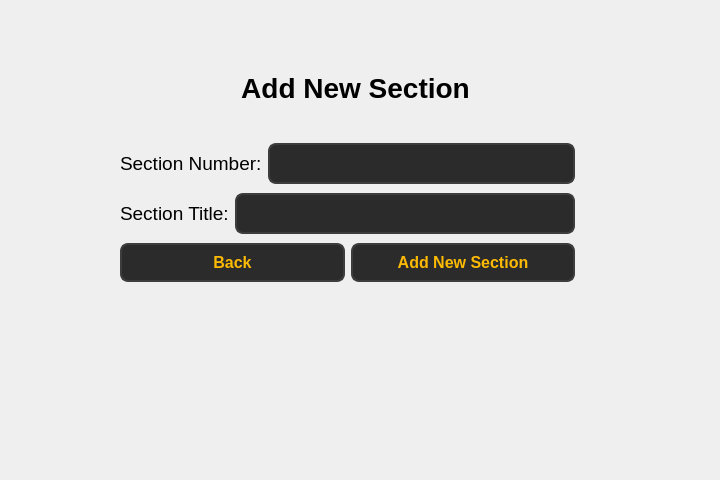
<?xml version="1.0" encoding="UTF-8"?>
<ui version="4.0">
 <class>Form</class>
 <widget class="QWidget" name="Form">
  <property name="geometry">
   <rect>
    <x>0</x>
    <y>0</y>
    <width>720</width>
    <height>480</height>
   </rect>
  </property>
  <property name="windowTitle">
   <string>Form</string>
  </property>
  <widget class="QLabel" name="label">
   <property name="geometry">
    <rect>
     <x>240</x>
     <y>67</y>
     <width>231</width>
     <height>41</height>
    </rect>
   </property>
   <property name="font">
    <font>
     <pointsize>21</pointsize>
     <bold>true</bold>
    </font>
   </property>
   <property name="text">
    <string>Add New Section</string>
   </property>
   <property name="alignment">
    <set>Qt::AlignmentFlag::AlignCenter</set>
   </property>
  </widget>
  <widget class="QWidget" name="layoutWidget">
   <property name="geometry">
    <rect>
     <x>120</x>
     <y>140</y>
     <width>455</width>
     <height>148</height>
    </rect>
   </property>
   <layout class="QVBoxLayout" name="verticalLayout">
    <item>
     <layout class="QHBoxLayout" name="horizontalLayout">
      <item>
       <widget class="QLabel" name="label_4">
        <property name="font">
         <font>
          <pointsize>14</pointsize>
         </font>
        </property>
        <property name="text">
         <string>Section Number:</string>
        </property>
       </widget>
      </item>
      <item>
       <widget class="QLineEdit" name="lineEdit_3">
        <property name="styleSheet">
         <string notr="true">QLineEdit {
        background-color: #2b2b2b;  /* Dark background */
        color: #fcba03;  /* Text color */
        border: 2px solid #3d3d3d;  /* Border color */
        border-radius: 8px;  /* Rounded corners */
        padding: 8px;  /* Padding inside the input field */
        font-size: 16px;  /* Font size */
        font-weight: bold;  /* Bold font */
    }

    QLineEdit:hover {
        background-color: #3d3d3d;  /* Background when hovered */
        border: 2px solid #fcba03;  /* Border color when hovered */
    }

    QLineEdit:focus {
        background-color: #1a1a1a;  /* Background when focused */
        border: 2px solid #fcba03;  /* Border color when focused */
        color: #ffffff;  /* Text color when focused */
    }</string>
        </property>
       </widget>
      </item>
     </layout>
    </item>
    <item>
     <layout class="QHBoxLayout" name="horizontalLayout_2">
      <item>
       <widget class="QLabel" name="label_5">
        <property name="font">
         <font>
          <pointsize>14</pointsize>
         </font>
        </property>
        <property name="text">
         <string>Section Title:</string>
        </property>
       </widget>
      </item>
      <item>
       <widget class="QLineEdit" name="lineEdit_4">
        <property name="styleSheet">
         <string notr="true">QLineEdit {
        background-color: #2b2b2b;  /* Dark background */
        color: #fcba03;  /* Text color */
        border: 2px solid #3d3d3d;  /* Border color */
        border-radius: 8px;  /* Rounded corners */
        padding: 8px;  /* Padding inside the input field */
        font-size: 16px;  /* Font size */
        font-weight: bold;  /* Bold font */
    }

    QLineEdit:hover {
        background-color: #3d3d3d;  /* Background when hovered */
        border: 2px solid #fcba03;  /* Border color when hovered */
    }

    QLineEdit:focus {
        background-color: #1a1a1a;  /* Background when focused */
        border: 2px solid #fcba03;  /* Border color when focused */
        color: #ffffff;  /* Text color when focused */
    }</string>
        </property>
       </widget>
      </item>
     </layout>
    </item>
    <item>
     <layout class="QHBoxLayout" name="horizontalLayout_3">
      <item>
       <widget class="QPushButton" name="pushButton_back">
        <property name="styleSheet">
         <string notr="true">QPushButton {
        background-color: #2b2b2b;  
        color: #fcba03;              
        border: 2px solid #3d3d3d;      
        border-radius: 8px;          
        padding: 8px 16px;            
        font-size: 16px;            
        font-weight: bold;
    
    }

    QPushButton:hover {
        background-color: #fcba03;
		 color: #000000;
        border: 2px solid #5a5a5a;    
    }

    QPushButton:pressed {
        background-color: #1a1a1a;      
        border: 2px solid #2b2b2b;      
    }</string>
        </property>
        <property name="text">
         <string>Back</string>
        </property>
       </widget>
      </item>
      <item>
       <widget class="QPushButton" name="pushButton">
        <property name="styleSheet">
         <string notr="true">QPushButton {
        background-color: #2b2b2b;  
        color: #fcba03;              
        border: 2px solid #3d3d3d;      
        border-radius: 8px;          
        padding: 8px 16px;            
        font-size: 16px;            
        font-weight: bold;
    
    }

    QPushButton:hover {
        background-color: #fcba03;
		 color: #000000;
        border: 2px solid #5a5a5a;    
    }

    QPushButton:pressed {
        background-color: #1a1a1a;      
        border: 2px solid #2b2b2b;      
    }</string>
        </property>
        <property name="text">
         <string>Add New Section</string>
        </property>
       </widget>
      </item>
     </layout>
    </item>
   </layout>
  </widget>
 </widget>
 <resources/>
 <connections/>
</ui>
